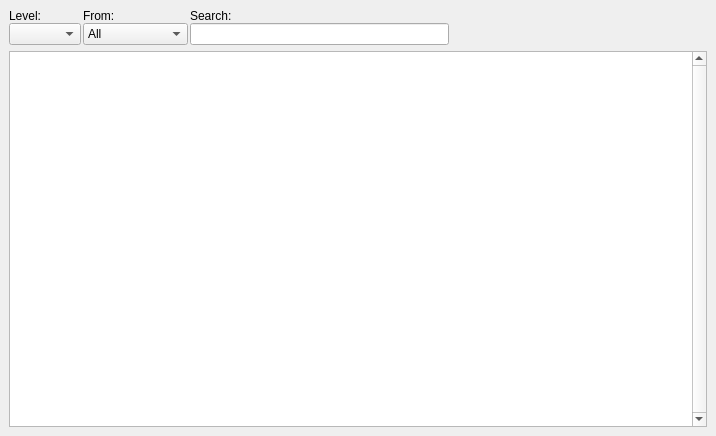
<?xml version="1.0" encoding="UTF-8"?>
<ui version="4.0" >
 <class>wndLog</class>
 <widget class="QMainWindow" name="wndLog" >
  <property name="geometry" >
   <rect>
    <x>0</x>
    <y>0</y>
    <width>716</width>
    <height>436</height>
   </rect>
  </property>
  <property name="windowTitle" >
   <string>EUDAQ Log Collector</string>
  </property>
  <widget class="QWidget" name="centralwidget" >
   <layout class="QVBoxLayout" >
    <property name="margin" >
     <number>9</number>
    </property>
    <property name="spacing" >
     <number>6</number>
    </property>
    <item>
     <layout class="QHBoxLayout" >
      <property name="margin" >
       <number>0</number>
      </property>
      <property name="spacing" >
       <number>2</number>
      </property>
      <item>
       <layout class="QVBoxLayout" >
        <property name="margin" >
         <number>0</number>
        </property>
        <property name="spacing" >
         <number>0</number>
        </property>
        <item>
         <widget class="QLabel" name="lblLevel" >
          <property name="text" >
           <string>Level:</string>
          </property>
         </widget>
        </item>
        <item>
         <widget class="QComboBox" name="cmbLevel" />
        </item>
       </layout>
      </item>
      <item>
       <layout class="QVBoxLayout" >
        <property name="margin" >
         <number>0</number>
        </property>
        <property name="spacing" >
         <number>0</number>
        </property>
        <item>
         <widget class="QLabel" name="lblFrom" >
          <property name="text" >
           <string>From:</string>
          </property>
         </widget>
        </item>
        <item>
         <widget class="QComboBox" name="cmbFrom" >
          <item>
           <property name="text" >
            <string>All</string>
           </property>
          </item>
          <item>
           <property name="text" >
            <string>RunControl</string>
           </property>
          </item>
          <item>
           <property name="text" >
            <string>DataCollector</string>
           </property>
          </item>
          <item>
           <property name="text" >
            <string>LogCollector</string>
           </property>
          </item>
          <item>
           <property name="text" >
            <string>Monitor.*</string>
           </property>
          </item>
          <item>
           <property name="text" >
            <string>Producer.*</string>
           </property>
          </item>
         </widget>
        </item>
       </layout>
      </item>
      <item>
       <layout class="QVBoxLayout" >
        <property name="margin" >
         <number>0</number>
        </property>
        <property name="spacing" >
         <number>0</number>
        </property>
        <item>
         <widget class="QLabel" name="lblSearch" >
          <property name="text" >
           <string>Search:</string>
          </property>
         </widget>
        </item>
        <item>
         <widget class="QLineEdit" name="txtSearch" />
        </item>
       </layout>
      </item>
      <item>
       <spacer>
        <property name="orientation" >
         <enum>Qt::Horizontal</enum>
        </property>
        <property name="sizeHint" >
         <size>
          <width>40</width>
          <height>20</height>
         </size>
        </property>
       </spacer>
      </item>
     </layout>
    </item>
    <item>
     <widget class="QTreeView" name="viewLog" >
      <property name="verticalScrollBarPolicy" >
       <enum>Qt::ScrollBarAlwaysOn</enum>
      </property>
      <property name="selectionMode" >
       <enum>QAbstractItemView::ExtendedSelection</enum>
      </property>
      <property name="rootIsDecorated" >
       <bool>false</bool>
      </property>
      <property name="sortingEnabled" >
       <bool>true</bool>
      </property>
      <property name="allColumnsShowFocus" >
       <bool>true</bool>
      </property>
     </widget>
    </item>
   </layout>
  </widget>
  <widget class="QMenuBar" name="menubar" >
   <property name="geometry" >
    <rect>
     <x>0</x>
     <y>0</y>
     <width>716</width>
     <height>22</height>
    </rect>
   </property>
  </widget>
 </widget>
 <tabstops>
  <tabstop>viewLog</tabstop>
 </tabstops>
 <resources/>
 <connections/>
</ui>
